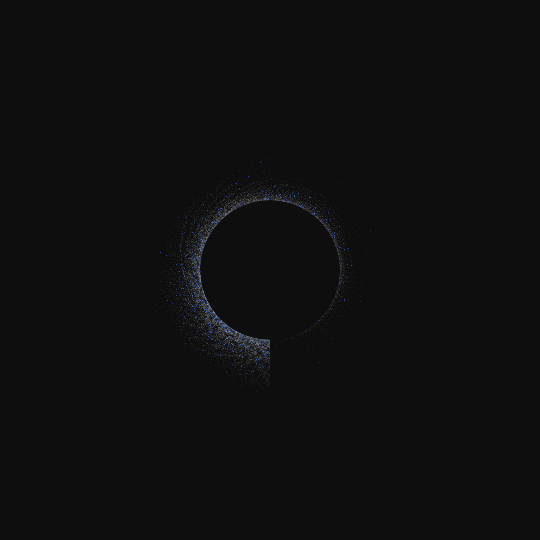
Frame 1 (no input)
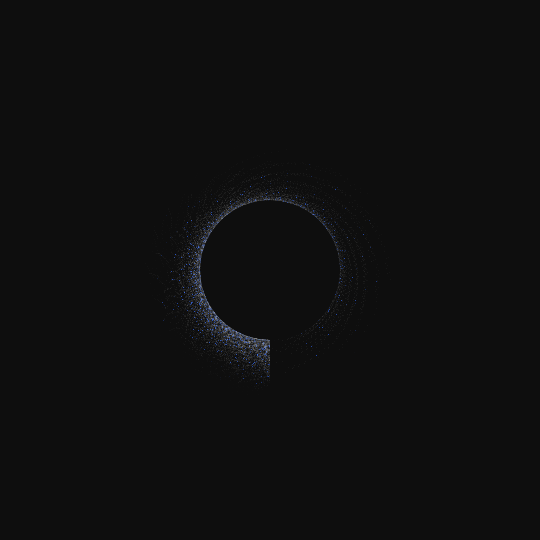
Frame 60 (the mouse pressed at the canvas centre just before this capture)
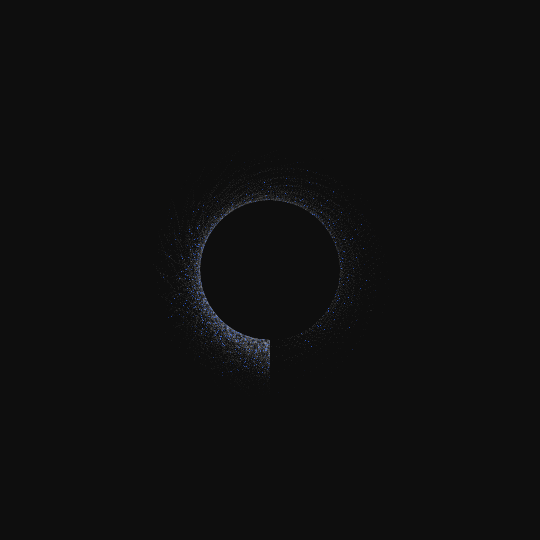
Frame 120 (the mouse held since frame 60 and released just before this capture)

The Processing sketch that drew these frames (run headless with seeded random() and noise(); from frame 60 on, the mouse is pressed at the canvas centre):

// Processing sketch: blackhole
// ── blackhole.pde
/***************

  Black Hole
  Zoombeani
  Rev 18-Apr-2016
  Org 15-Apr-2016

  Not too sure why we're only getting a background
  gotta brush up on js5, anywho just copy into PDE
  and it will run

***************/

float t;

int samplesPerFrame = 1;    //for mode 2,3
float shutterAngle = 1.;      //for mode 2,3
int numFrames = 90;          //for mode 2,3,4

float test,sw;
color col0;
int n=40000;

float blue=223.5, back=20;

void setup() {  
  size(540,540);
  colorMode(HSB,360,100,100,100);
  noFill();
}

void draw() {
  t+=0.0025;            //idea courtesy of metaglitch)
  if(t>=1.) t=0;        //Larger step = faster animation
  
  background(back);
  translate(width/2, height/2);

  for(int i=0;i<n;i++){

    randomSeed(i);

    float ti=t+norm(i,0,n);
    ti=ti%1;
    
    float phi=random(random(TAU))+HALF_PI;
    float r=map(random(random(1)),0,1,70,130);
    float rr=map(ease(ti,2),0,1,r,70);
    float x=rr*cos(phi);
    float y=rr*sin(phi);
    
    float a=map(cos(map(ti,0,1,0,TAU)-PI),1,-1,100,0);
    if(random(1)<.05){
      col0=color(back);
      sw=2.;
    }else if(random(1)>.96){
      col0=color(blue,80,100);
      sw=1.;
    }else{
      col0=color(300);
      sw=.4;
    }
    stroke(col0,a);
    strokeWeight(sw);
    point(x,y);
  }
}

//### Easing formulas
float ease(float p, float g) {               //courtesy of patakk> Bees & Bombs
  if (p < 0.5) return 0.5 * pow(2*p, g); 
  else return 1 - 0.5 * pow(2*(1 - p), g);
}
